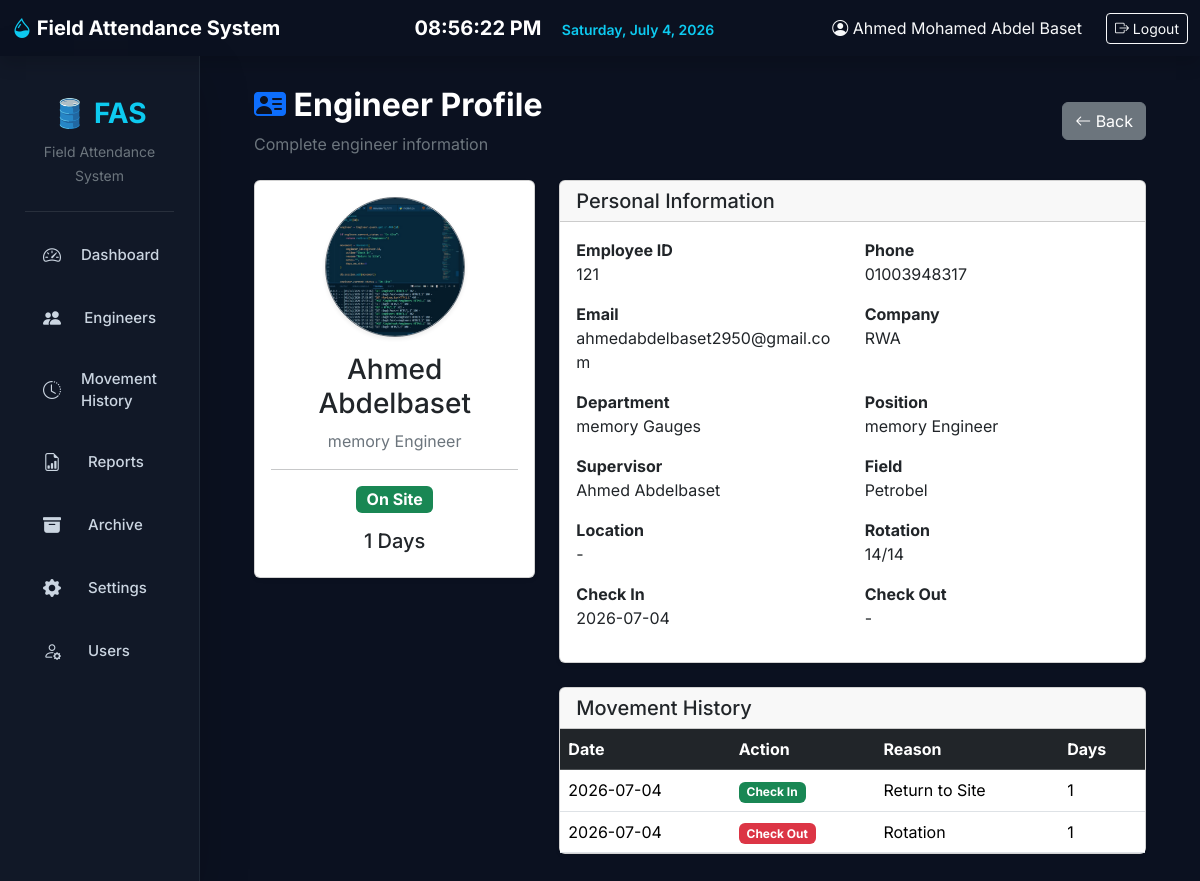
The app's page /engineer/1 (signed in) with its own data.
### app/models.py (models this page shows, shortened)
class User(UserMixin, db.Model):
    __tablename__ = "users"
    id = db.Column(db.Integer, primary_key=True)
    username = db.Column(db.String(50), unique=True, nullable=False)
    full_name = db.Column(db.String(100), nullable=False)
    password_hash = db.Column(db.String(255), nullable=False)
    role = db.Column(db.String(20), default="Viewer")
    is_active = db.Column(db.Boolean, default=True)
    created_at = db.Column(db.DateTime, default=datetime.utcnow)

class Engineer(db.Model):
    __tablename__ = "engineers"
    id = db.Column(db.Integer, primary_key=True)
    employee_id = db.Column(db.String(50), unique=True, nullable=False)
    full_name = db.Column(db.String(120), nullable=False)
    phone = db.Column(db.String(20), unique=True, nullable=True)
    email = db.Column(db.String(120), unique=True, nullable=True)
    company = db.Column(db.String(100), nullable=True)
    department = db.Column(db.String(100), nullable=True)
    position = db.Column(db.String(100), nullable=True)
    supervisor = db.Column(db.String(120), nullable=True)
    field_name = db.Column(db.String(100), nullable=True)
    location = db.Column(db.String(100), nullable=True)
    rotation = db.Column(db.String(50), nullable=True)
    current_status = db.Column(db.String(50), default="Off Site")
    check_in_date = db.Column(db.Date, nullable=True)
    check_out_date = db.Column(db.Date, nullable=True)
    start_shift = db.Column(db.Date, nullable=True)
    active = db.Column(db.Boolean, default=True)
    profile_image = db.Column(db.String(100), nullable=False, default='default.png')
    @property
    def days_on_site(self):
        if self.current_status == "On Site" and self.check_in_date:
            return (date.today() - self.check_in_date).days + 1
        return 0
    @property
    def shift_alert(self):
        if self.current_status != "On Site":
            return ""
        if self.days_on_site >= 28:
            return "Extended"
        if self.days_on_site >= 21:
            return "Warning"
        return ""

class Movement(db.Model):
    __tablename__ = "movements"
    id = db.Column(db.Integer, primary_key=True)
    engineer_id = db.Column(db.Integer, db.ForeignKey("engineers.id"), nullable=False)
    action = db.Column(db.String(20))
    movement_date = db.Column(db.Date, default=date.today)
    reason = db.Column(db.String(100))
    notes = db.Column(db.Text)
    days_on_site = db.Column(db.Integer)
    engineer = db.relationship("Engineer", backref=db.backref("movements", cascade="all, delete-orphan"))

### app/routes.py (the view)
@main.route("/engineer/<int:id>")
@login_required
def engineer_profile(id):
    engineer = Engineer.query.get_or_404(id)
    profile_days = "-"
    if engineer.current_status == "On Site" and getattr(engineer, 'check_in_date', None):
        profile_days = (date.today() - engineer.check_in_date).days + 1
    movements = Movement.query.filter_by(engineer_id=id).order_by(Movement.id.desc()).all()
    return render_template("engineer_profile.html", engineer=engineer, profile_days=profile_days, movements=movements)

### app/__init__.py (called while the page is built)
def create_app():
    app = Flask(__name__)
    app.config.from_object("config.Config")
    db.init_app(app)
    login_manager.init_app(app)
    login_manager.login_view = "auth.login"
    from app.models import User
    @login_manager.user_loader
    def load_user(user_id):
        return User.query.get(int(user_id))
    with app.app_context():
        from app import models
        db.create_all()
    from app.routes import main
    from app.auth import auth
    app.register_blueprint(main)
    app.register_blueprint(auth)
    return app

### app/routes.py (called while the page is built)
@main.context_processor
def inject_settings():
    setting = SystemSetting.query.first()
    return dict(system_setting=setting)

### app/templates/engineer_profile.html (shortened to what this page needs)
{% extends "base.html" %}
{% block content %}
<div class="container-fluid">
    <div class="d-flex justify-content-between align-items-center mb-4">
        <div>
            <h2 class="fw-bold">
                <i class="bi bi-person-vcard-fill text-primary"></i>
                Engineer Profile
            </h2>
            <p class="text-secondary mb-0">
                Complete engineer information
            </p>
        </div>
        <a href="/engineers" class="btn btn-secondary">
            <i class="bi bi-arrow-left"></i> Back
        </a>
    </div>
    <div class="row">
        <div class="col-lg-4">
            <div class="card shadow-sm">
                <div class="card-body text-center">
                    <div class="mb-3">
                        <img src="{{ url_for('static', filename='profile_pics/' + engineer.profile_image) }}"
                             class="rounded-circle border border-secondary shadow-sm"
                             style="width: 140px; height: 140px; object-fit: cover;">
                    </div>
                    <h3>{{ engineer.full_name }}</h3>
                    <p class="text-secondary">{{ engineer.position }}</p>
                    <hr>
                    {% if engineer.current_status=="On Site" %}
                    <span class="badge bg-success fs-6">On Site</span>
                    {% elif engineer.current_status=="Off Site" %}
                    <span class="badge bg-warning text-dark fs-6">Off Site</span>
                    {% else %}
                    <span class="badge bg-info fs-6">Leave</span>
                    {% endif %}
                    <div class="mt-3">
                        <h5>{{ profile_days }} Days</h5>
                    </div>
                </div>
            </div>
        </div>
        <div class="col-lg-8">
            <div class="card shadow-sm mb-4">
                <div class="card-header">
                    <h5 class="mb-0">Personal Information</h5>
                </div>
                <div class="card-body">
                    <div class="row">
                        <div class="col-md-6 mb-3">
                            <strong>Employee ID</strong><br>
                            {{ engineer.employee_id }}
                        </div>
                        <div class="col-md-6 mb-3">
                            <strong>Phone</strong><br>
                            {{ engineer.phone or "-" }}
                        </div>
                        <div class="col-md-6 mb-3">
                            <strong>Email</strong><br>
                            {{ engineer.email or "-" }}
                        </div>
                        <div class="col-md-6 mb-3">
                            <strong>Company</strong><br>
                            {{ engineer.company or "-" }}
                        </div>
                        <div class="col-md-6 mb-3">
                            <strong>Department</strong><br>
                            {{ engineer.department or "-" }}
                        </div>
                        <div class="col-md-6 mb-3">
                            <strong>Position</strong><br>
                            {{ engineer.position }}
                        </div>
                        <div class="col-md-6 mb-3">
                            <strong>Supervisor</strong><br>
                            {{ engineer.supervisor or "-" }}
                        </div>
                        <div class="col-md-6 mb-3">
                            <strong>Field</strong><br>
                            {{ engineer.field_name or "-" }}
                        </div>
                        <div class="col-md-6 mb-3">
                            <strong>Location</strong><br>
                            {{ engineer.location or "-" }}
                        </div>
                        <div class="col-md-6 mb-3">
                            <strong>Rotation</strong><br>
                            {{ engineer.rotation or "-" }}
                        </div>
                        <div class="col-md-6 mb-3">
                            <strong>Check In</strong><br>
                            {{ engineer.check_in_date or "-" }}
                        </div>
                        <div class="col-md-6 mb-3">
                            <strong>Check Out</strong><br>
                            {{ engineer.check_out_date or "-" }}
                        </div>
                    </div>
                </div>
            </div>
            <div class="card shadow-sm">
                <div class="card-header">
                    <h5 class="mb-0">Movement History</h5>
                </div>
                <div class="table-responsive">
                    <table class="table table-hover mb-0">
                        <thead class="table-dark">
                            <tr>
                                <th>Date</th>
                                <th>Action</th>
                                <th>Reason</th>
                                <th>Days</th>
                            </tr>
                        </thead>
                        <tbody>
                            {% for movement in movements %}
                            <tr>
                                <td>{{ movement.movement_date }}</td>
                                <td>
                                    {% if movement.action=="Check In" %}
                                    <span class="badge bg-success">Check In</span>
                                    {% else %}
                                    <span class="badge bg-danger">Check Out</span>
                                    {% endif %}
                                </td>
                                <td>{{ movement.reason }}</td>
                                <td>{{ movement.days_on_site }}</td>
                            </tr>
                            {% endfor %}
                        </tbody>
                    </table>
                </div>
            </div>
        </div>
    </div>
</div>
{% endblock %}

### app/templates/base.html (shortened to what this page needs)
<!DOCTYPE html>
<html lang="en">
<head>
    <link href="https://cdn.jsdelivr.net/npm/bootstrap@5.3.3/dist/css/bootstrap.min.css" rel="stylesheet">
    <link href="https://cdn.jsdelivr.net/npm/bootstrap-icons@1.11.3/font/bootstrap-icons.css" rel="stylesheet">
    <link rel="stylesheet" href="{{ url_for('static', filename='css/style.css') }}">
</head>
<body>
{% if current_user.is_authenticated %}
<nav class="navbar navbar-expand-lg navbar-dark shadow">
    <div class="container-fluid">
        <a class="navbar-brand fw-bold" href="/dashboard">
            <i class="bi bi-droplet-half text-info"></i> Field Attendance System
        </a>
        <div class="mx-auto text-center d-none d-md-block" style="min-width: 280px;">
            <span id="liveClock" class="fw-bold text-white fs-5 me-3">00:00:00 AM</span>
            <span id="liveDate" class="text-info small fw-semibold">Friday, 03 July 2026</span>
        </div>
        <div class="d-flex align-items-center">
            <span class="me-4 text-light"><i class="bi bi-person-circle"></i> {{ current_user.full_name }}</span>
            <a href="{{ url_for('auth.logout') }}" class="btn btn-outline-light btn-sm">
                <i class="bi bi-box-arrow-right"></i> Logout
            </a>
        </div>
    </div>
</nav>
<div class="container-fluid">
    <div class="row">
        <div class="col-lg-2 sidebar shadow-lg">
            <div class="logo text-center mb-4 mt-3">
                <h3 class="fw-bold text-info">🛢️ FAS</h3>
                <small class="text-secondary">Field Attendance System</small>
            </div>
            <hr class="border-secondary">
            <a href="/dashboard" class="nav-item {% if request.path == '/dashboard' %}active-link{% endif %}">
                <i class="bi bi-speedometer2 me-2"></i> Dashboard
            </a>
            <a href="/engineers" class="nav-item {% if request.path == '/engineers' %}active-link{% endif %}">
                <i class="bi bi-people-fill me-2"></i> Engineers
            </a>
            <a href="/movements" class="nav-item {% if request.path == '/movements' %}active-link{% endif %}">
                <i class="bi bi-clock-history me-2"></i> Movement History
            </a>
            <a href="/reports" class="nav-item {% if request.path == '/reports' %}active-link{% endif %}">
                <i class="bi bi-file-earmark-bar-graph me-2"></i> Reports
            </a>
            <a href="{{ url_for('main.archive') }}" class="nav-item {% if '/archive' in request.path %}active-link{% endif %}">
                <i class="bi bi-archive-fill me-2"></i> Archive
            </a>
            <a href="/settings" class="nav-item {% if request.path == '/settings' %}active-link{% endif %}">
                <i class="bi bi-gear-fill me-2"></i> Settings
            </a>
            {% if current_user.role == "Admin" %}
            <a href="{{ url_for('main.manage_users') }}" class="nav-item {% if request.path == '/users' %}active-link{% endif %}">
                <i class="bi bi-person-gear me-2"></i> Users
            </a>
            {% endif %}
        </div>
        <div class="col-lg-10">
            <div class="content-area">
                {% block content %}{% endblock %}
            </div>
        </div>
    </div>
</div>
{% else %}
    {% block login_content %}{% endblock %}
{% endif %}
</body>
</html>

### app/static/css/style.css (style rules this page uses)
* { margin:0; padding:0; box-sizing:border-box; font-family:'Inter',sans-serif; }
body { background:#0b1120; color:#fff; }
.sidebar { min-height:100vh; background:#111827; padding:25px; border-right:1px solid #1f2937; }
.sidebar .logo { text-align:center; margin-bottom:30px; }
.sidebar .logo h3 { color:#38bdf8; font-weight:700; }
.sidebar .logo small { color:#94a3b8; }
.sidebar a { display:flex; align-items:center; gap:12px; text-decoration:none; color:#cbd5e1; padding:14px 18px; margin-bottom:8px; border-radius:12px; transition:.3s; font-size:15px; font-weight:500; }
.sidebar a i { font-size:18px; width:25px; }
.content-area { padding:30px; }

### app/templates/base.html (style rules this page uses)
.nav-item { color: #adb5bd; text-decoration: none; padding: 10px 15px; display: block; transition: 0.3s; }

### records on screen
User: full_name "Ahmed Mohamed Abdel Baset"
Engineer: profile_image (picture), full_name "Ahmed Abdelbaset", position "memory Engineer", employee_id "121", phone "01003948317", email "ahmedabdelbaset2950@gmail.com", company "RWA", department "memory Gauges", supervisor "Ahmed Abdelbaset", field_name "Petrobel", location "-", rotation "14/14", check_in_date "2026-07-04", check_out_date "-"
Movement: movement_date "2026-07-04", action "Check In", reason "Return to Site", days_on_site "1"
Movement: movement_date "2026-07-04", action "Check Out", reason "Rotation", days_on_site "1"

### other values on screen
{{ profile_days }} "1"
